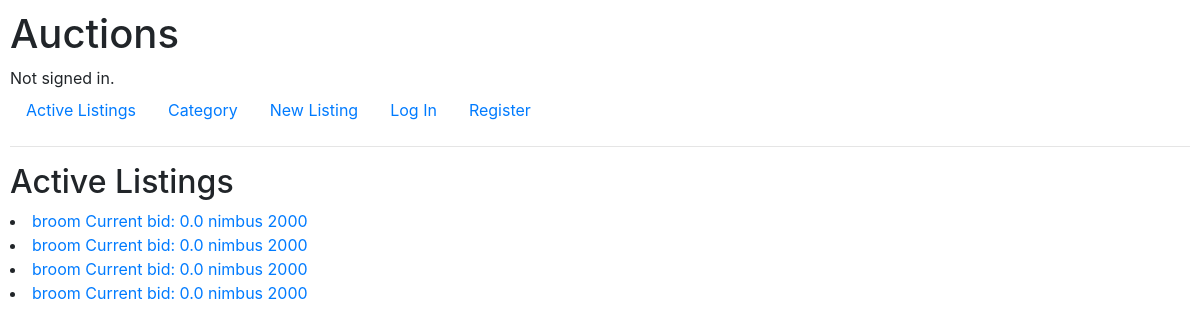
The page / on the database its author committed.
### auctions/models.py (models this page shows)
class Listing(models.Model):
    listing_id = models.BigAutoField(primary_key=True)
    title=models.CharField(max_length=64)
    description=models.CharField(max_length=255, blank=True)
    starting_bid=models.FloatField(max_length=10)
    time=models.DateTimeField(auto_now_add=True, blank=True)
    owner = models.ForeignKey(User, null=True, blank=True, on_delete=models.CASCADE, related_name="owner")
    image = models.ImageField(upload_to='images_database', null=True, blank=True)
    offer=models.FloatField(max_length=10,default=0, null=True, blank=True)
    category=models.CharField(max_length=20,choices=CATEGORIES,default="Fashion")
    buyer=models.ForeignKey(User, null=True, blank=True, on_delete=models.CASCADE, related_name="buyer")
    watched=models.BooleanField(default=False)
    closed=models.BooleanField(default=False)
    def __str__(self):
        return f"{self.title} Current bid: {self.offer} {self.description} "

### auctions/views.py (the view)
# urls.py: path("", views.index, name="index"),
def index(request):
    return render(request, "auctions/index.html",{"listings":Listing.objects.all()})

### auctions/templates/auctions/index.html (shortened to what this page needs)
{% extends "auctions/layout.html" %}
{% block body %}
    <h2>Active Listings</h2>
    {% for listing in listings %}
    <li><a href="{% url 'item' listing.listing_id %}"> {{listing}}</a></li>
    {% endfor %}
{% endblock %}

### auctions/static/auctions/styles.css (style rules this page uses)
body { padding: 10px; }

### rows shown on the page
Listing: title+offer+description "broom Current bid: 0.0 nimbus 2000"
Listing: title+offer+description "broom Current bid: 0.0 nimbus 2000"
Listing: title+offer+description "broom Current bid: 0.0 nimbus 2000"
Listing: title+offer+description "broom Current bid: 0.0 nimbus 2000"
